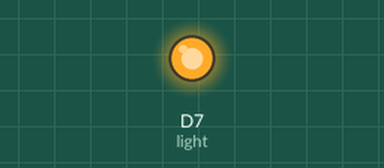
Recording of a sketch running on a simulated ESP8266 (NodeMCU). Parts: output pins drawn as LEDs (lit = HIGH).

Above: at 0.15 s.
At 6.8 s:
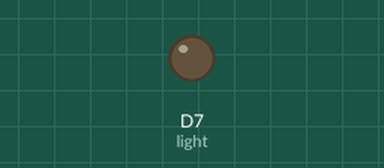
Timing chart, 0 to 9.4 s (numbered marks = the images above):
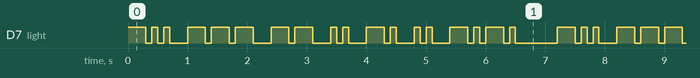

The sketch:

morsecodedominic.ino
```cpp
//Initializes variable for the D7 LED
int light = D7;

void setup() {

    //Designates the light as an output pin, so power can be sent to it.
    pinMode(light, OUTPUT);

}


/* Blinks 'DOMINIC' in Morse Code using the light

D - . . (ON 300, OFF 100, ON 100, OFF 100, ON 100) OFF 300
O - - - (ON 300, OFF 100, ON 300, OFF 100, ON 300) OFF 300
M - - (ON 300, OFF 100, ON 300) OFF 300
I . . (ON 100, OFF 100, ON 100) OFF 300
N - . (ON 300, OFF 100, ON 100) OFF 300
I . . (ON 100, OFF 100, ON 100) OFF 300
C - . - . (ON 300, OFF 100, ON 100, OFF 100, ON 300, OFF 100, ON 100) OFF 700

*/

//Blinks light on and off for '.'
void dot() {
    digitalWrite(light, HIGH);
    delay(100);
    digitalWrite(light, LOW);
    delay(100);
}


//Blinks light on and off for '-'
void dash() {
    digitalWrite(light, HIGH);
    delay(300);
    digitalWrite(light, LOW);
    delay(100);
}


//Communicates 'Dominic' in Morse Code
//delays here are -100 because dot() and dash() also delay by 100
void loop() {

    //D
    dash(); dot(); dot();
    delay(200);
    //O
    dash(); dash(); dash();
    delay(200);
    //M
    dash(); dash();
    delay(200);
    //I
    dot(); dot();
    delay(200);
    //N
    dash(); dot();
    delay(200);
    //I
    dot(); dot();
    delay(200);
    //C
    dash(); dot(); dash(); dot();
    delay(600);


}
```

Measured:
- by itself, D7 (light): moves between LOW and HIGH, repeating every 7.2 s
- by itself, everything shown: repeats every 7.2 s, in 24 steps
